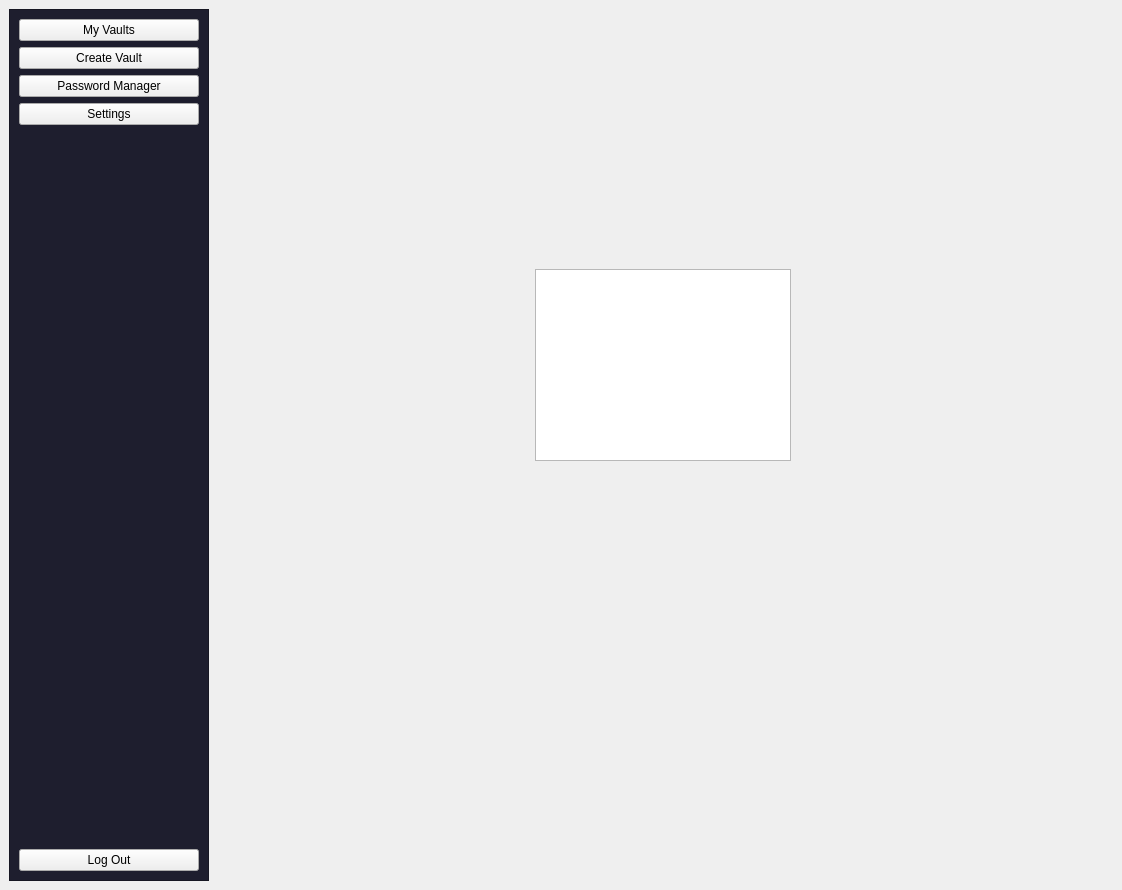
<?xml version="1.0" encoding="UTF-8"?>
<ui version="4.0">
 <class>MainWindow</class>
 <widget class="QMainWindow" name="MainWindow">
  <property name="geometry">
   <rect>
    <x>0</x>
    <y>0</y>
    <width>1122</width>
    <height>890</height>
   </rect>
  </property>
  <property name="windowTitle">
   <string>SIRIUS VAULT</string>
  </property>
  <property name="windowIcon">
   <iconset>
    <normaloff>../../SiriusVault/src/ico/siriusvault.ico</normaloff>../../SiriusVault/src/ico/siriusvault.ico</iconset>
  </property>
  <widget class="QWidget" name="centralwidget">
   <layout class="QHBoxLayout" name="horizontalLayout">
    <item>
     <widget class="QFrame" name="sidebar_menu">
      <property name="minimumSize">
       <size>
        <width>200</width>
        <height>0</height>
       </size>
      </property>
      <property name="maximumSize">
       <size>
        <width>200</width>
        <height>16777215</height>
       </size>
      </property>
      <property name="styleSheet">
       <string notr="true">QFrame{
	background-color: #1e1e2e;
}</string>
      </property>
      <property name="frameShape">
       <enum>QFrame::StyledPanel</enum>
      </property>
      <property name="frameShadow">
       <enum>QFrame::Raised</enum>
      </property>
      <layout class="QVBoxLayout" name="verticalLayout">
       <item>
        <widget class="QPushButton" name="btn_my_vaults_mm">
         <property name="text">
          <string>My Vaults</string>
         </property>
        </widget>
       </item>
       <item>
        <widget class="QPushButton" name="btn_create_vault_mm">
         <property name="text">
          <string>Create Vault</string>
         </property>
        </widget>
       </item>
       <item>
        <widget class="QPushButton" name="btn_pass_manager_mm">
         <property name="text">
          <string>Password Manager</string>
         </property>
        </widget>
       </item>
       <item>
        <widget class="QPushButton" name="btn_settings_mm">
         <property name="text">
          <string>Settings</string>
         </property>
        </widget>
       </item>
       <item>
        <spacer name="verticalSpacer">
         <property name="orientation">
          <enum>Qt::Vertical</enum>
         </property>
         <property name="sizeHint" stdset="0">
          <size>
           <width>20</width>
           <height>699</height>
          </size>
         </property>
        </spacer>
       </item>
       <item>
        <widget class="QPushButton" name="btn_logout_mm">
         <property name="text">
          <string>Log Out</string>
         </property>
        </widget>
       </item>
      </layout>
     </widget>
    </item>
    <item>
     <widget class="QStackedWidget" name="stackedWidget">
      <widget class="QWidget" name="vaults_page">
       <widget class="QTableWidget" name="tableWidget">
        <property name="geometry">
         <rect>
          <x>320</x>
          <y>260</y>
          <width>256</width>
          <height>192</height>
         </rect>
        </property>
       </widget>
      </widget>
      <widget class="QWidget" name="create_vault_page"/>
      <widget class="QWidget" name="password_manager_page"/>
     </widget>
    </item>
   </layout>
  </widget>
 </widget>
 <resources/>
 <connections/>
</ui>
